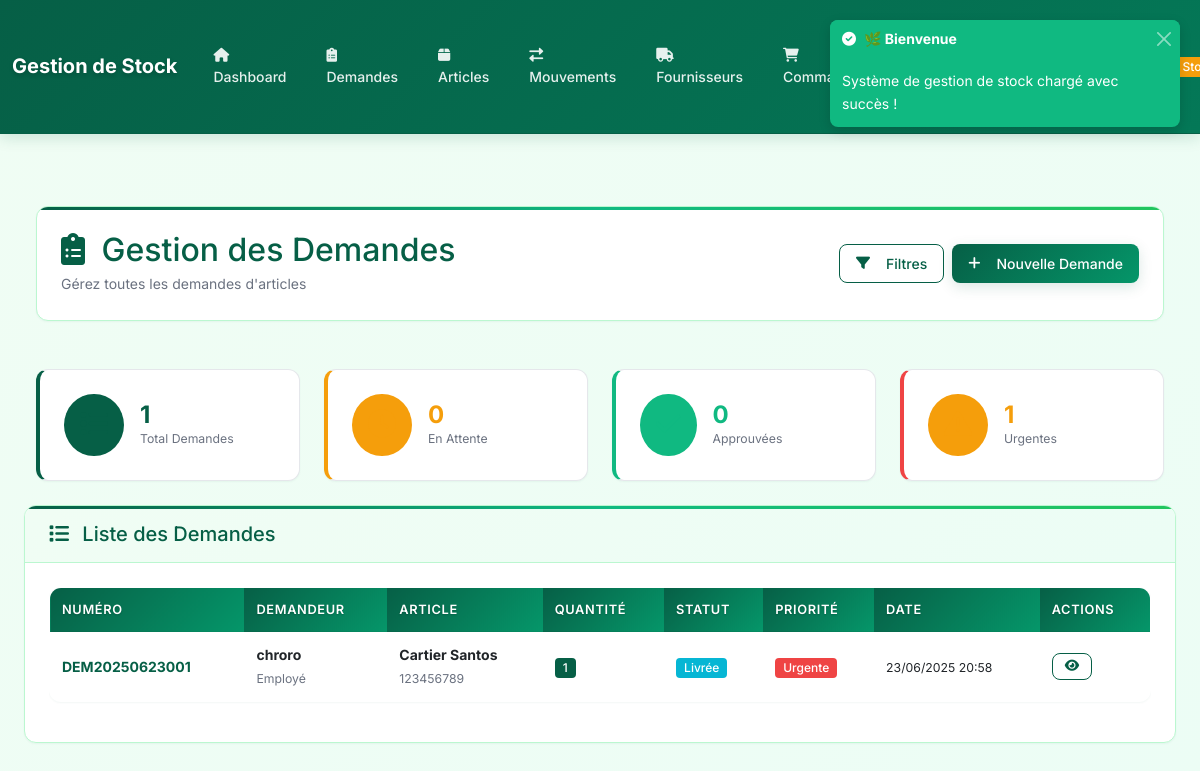
Page /demandes/ (signed in) on the committed database.
### demandes/models.py (models this page shows, shortened)
class Demande(models.Model):
    STATUT_CHOICES = [
        ('EN_ATTENTE', 'En attente'),
        ('APPROUVEE', 'Approuvée'),
        ('REJETEE', 'Rejetée'),
        ('TRAITEE', 'Traitée'),
    ]
    PRIORITE_CHOICES = [
        ('BASSE', 'Basse'),
        ('NORMALE', 'Normale'),
        ('HAUTE', 'Haute'),
        ('URGENTE', 'Urgente'),
    ]
    numero_demande = models.CharField(max_length=20, unique=True, editable=False)
    demandeur = models.ForeignKey(User, on_delete=models.CASCADE, related_name='demandes')
    article = models.ForeignKey(Article, on_delete=models.CASCADE, related_name='demandes')
    quantite_demandee = models.PositiveIntegerField()
    statut = models.CharField(max_length=20, choices=STATUT_CHOICES, default='EN_ATTENTE')
    priorite = models.CharField(max_length=20, choices=PRIORITE_CHOICES, default='NORMALE')
    date_demande = models.DateTimeField(auto_now_add=True)
    date_traitement = models.DateTimeField(null=True, blank=True)
    date_livraison_souhaitee = models.DateField(null=True, blank=True)
    motif = models.TextField(help_text="Motif de la demande")
    remarques = models.TextField(blank=True, null=True)
    traite_par = models.ForeignKey(
        User,
        on_delete=models.SET_NULL,
        null=True,
        blank=True,
        related_name='demandes_traitees'
    )
    commentaire_traitement = models.TextField(blank=True, null=True)
    quantite_accordee = models.PositiveIntegerField(null=True, blank=True)
    class Meta:
        ordering = ['-date_demande']
        verbose_name = 'Demande'
        verbose_name_plural = 'Demandes'

### users/models.py (models this page shows, shortened)
class User(AbstractUser):
    ROLES = [
        ('ADMIN', 'Administrateur'),
        ('STOCK_MANAGER', 'Gestionnaire de Stock'),
        ('EMPLOYEE', 'Employé')
    ]
    role = models.CharField(
        max_length=15,
        choices=ROLES,
        default='EMPLOYEE',
        verbose_name='Rôle'
    )
    def is_admin(self):
        return self.role == 'ADMIN'
    @property
    def can_manage_stock(self):
        return self.role in ['ADMIN', 'STOCK_MANAGER']
    def can_view_stock(self):
        return self.role in ['ADMIN', 'STOCK_MANAGER', 'EMPLOYEE']

### articles/models.py (models this page shows, shortened)
class Article(models.Model):
    CATEGORIES = [
        ('ELECTRONIQUE', 'Électronique'),
        ('VETEMENT', 'Vêtement'),
        ('ALIMENTAIRE', 'Alimentaire'),
        ('AUTRE', 'Autre'),
    ]
    nom = models.CharField(max_length=100, verbose_name="Nom")
    reference = models.CharField(max_length=100, unique=True, verbose_name="Référence")
    categorie = models.CharField(max_length=50, choices=CATEGORIES, default='AUTRE', verbose_name="Catégorie")
    prix = models.DecimalField(max_digits=10, decimal_places=2, verbose_name="Prix unitaire")
    quantite_initiale = models.PositiveIntegerField(default=0, verbose_name="Quantité initiale")
    description = models.TextField(blank=True, null=True, verbose_name="Description")
    date_ajout = models.DateTimeField(auto_now_add=True, verbose_name="Date d'ajout")
    seuil_alerte = models.PositiveIntegerField(default=10, verbose_name="Seuil d'alerte")
    class Meta:
        verbose_name = "Article"
        verbose_name_plural = "Articles"
        ordering = ['nom']

### demandes/views.py (the view)
# urls.py: path('', views.demande_list, name='demande_list'),
@login_required
def demande_list(request):
    demandes = Demande.objects.all().order_by('-date_demande')
    paginator = Paginator(demandes, 10)
    page_number = request.GET.get('page')
    demandes_page = paginator.get_page(page_number)
    stats = {
        'total': demandes.count(),
        'en_attente': demandes.filter(statut='EN_ATTENTE').count(),
        'approuvees': demandes.filter(statut='APPROUVEE').count(),
        'urgentes': demandes.filter(priorite='URGENTE').count(),
    }
    context = {
        'demandes': demandes_page,
        'stats': stats,
    }
    return render(request, 'demandes/demande_list.html', context)

### demandes/templates/demandes/demande_list.html (shortened to what this page needs)
{% extends 'base.html' %}
{% load static %}
{% block content %}
<div class="container-fluid">
    <div class="row mb-4">
        <div class="col-12">
            <div class="card">
                <div class="card-body d-flex justify-content-between align-items-center">
                    <div>
                        <h2 class="text-primary mb-1">
                            <i class="fas fa-clipboard-list me-2"></i>
                            Gestion des Demandes
                        </h2>
                        <p class="text-muted mb-0">Gérez toutes les demandes d'articles</p>
                    </div>
                    {% if user.can_manage_stock %}
                    <div class="d-flex gap-2">
                        <button class="btn btn-outline-primary" data-bs-toggle="modal" data-bs-target="#filterModal">
                            <i class="fas fa-filter me-2"></i>Filtres
                        </button>
                        <a href="{% url 'demandes:demande_create' %}" class="btn btn-primary">
                            <i class="fas fa-plus me-2"></i>Nouvelle Demande
                        </a>
                    </div>
                    {% endif %}
                </div>
            </div>
        </div>
    </div>
    {% if stats %}
    <div class="row g-4 mb-4">
        <div class="col-md-3">
            <div class="stat-card fade-in">
                <div class="d-flex align-items-center">
                    <div class="me-3">
                        <div class="p-3 rounded-circle bg-primary bg-opacity-10">
                            <i class="fas fa-list fa-2x text-primary"></i>
                        </div>
                    </div>
                    <div>
                        <h4 class="fw-bold text-primary mb-0">{{ stats.total }}</h4>
                        <p class="text-muted mb-0 small">Total Demandes</p>
                    </div>
                </div>
            </div>
        </div>
        <div class="col-md-3">
            <div class="stat-card warning slide-in-left" style="animation-delay: 0.1s;">
                <div class="d-flex align-items-center">
                    <div class="me-3">
                        <div class="p-3 rounded-circle bg-warning bg-opacity-10">
                            <i class="fas fa-clock fa-2x text-warning"></i>
                        </div>
                    </div>
                    <div>
                        <h4 class="fw-bold text-warning mb-0">{{ stats.en_attente }}</h4>
                        <p class="text-muted mb-0 small">En Attente</p>
                    </div>
                </div>
            </div>
        </div>
        <div class="col-md-3">
            <div class="stat-card success slide-in-left" style="animation-delay: 0.2s;">
                <div class="d-flex align-items-center">
                    <div class="me-3">
                        <div class="p-3 rounded-circle bg-success bg-opacity-10">
                            <i class="fas fa-check fa-2x text-success"></i>
                        </div>
                    </div>
                    <div>
                        <h4 class="fw-bold text-success mb-0">{{ stats.approuvees }}</h4>
                        <p class="text-muted mb-0 small">Approuvées</p>
                    </div>
                </div>
            </div>
        </div>
        <div class="col-md-3">
            <div class="stat-card danger slide-in-left" style="animation-delay: 0.3s;">
                <div class="d-flex align-items-center">
                    <div class="me-3">
                        <div class="p-3 rounded-circle bg-warning bg-opacity-10">
                            <i class="fas fa-exclamation-triangle fa-2x text-warning"></i>
                        </div>
                    </div>
                    <div>
                        <h4 class="fw-bold text-warning mb-0">{{ stats.urgentes }}</h4>
                        <p class="text-muted mb-0 small">Urgentes</p>
                    </div>
                </div>
            </div>
        </div>
    </div>
    {% endif %}
    <div class="card fade-in">
        <div class="card-header">
            <h5 class="mb-0">
                <i class="fas fa-list me-2"></i>
                Liste des Demandes
            </h5>
        </div>
        <div class="card-body">
            {% if demandes %}
            <div class="table-responsive">
                <table class="table">
                    <thead>
                        <tr>
                            <th>Numéro</th>
                            <th>Demandeur</th>
                            <th>Article</th>
                            <th>Quantité</th>
                            <th>Statut</th>
                            <th>Priorité</th>
                            <th>Date</th>
                            <th>Actions</th>
                        </tr>
                    </thead>
                    <tbody>
                        {% for demande in demandes %}
                        <tr class="scale-in" style="animation-delay: {{ forloop.counter0|add:100 }}ms;">
                            <td>
                                <span class="fw-bold text-primary">{{ demande.numero_demande }}</span>
                            </td>
                            <td>
                                <div>
                                    <strong>{{ demande.demandeur.get_full_name|default:demande.demandeur.username }}</strong><br>
                                    <small class="text-muted">{{ demande.demandeur.get_role_display }}</small>
                                </div>
                            </td>
                            <td>
                                <div>
                                    <strong>{{ demande.article.nom }}</strong><br>
                                    <small class="text-muted">{{ demande.article.reference }}</small>
                                </div>
                            </td>
                            <td>
                                <span class="badge bg-primary">{{ demande.quantite_demandee }}</span>
                            </td>
                            <td>
                                {% if demande.statut == 'EN_ATTENTE' %}
                                    <span class="badge bg-warning">En Attente</span>
                                {% elif demande.statut == 'APPROUVEE' %}
                                    <span class="badge bg-success">Approuvée</span>
                                {% elif demande.statut == 'REJETEE' %}
                                    <span class="badge bg-danger">Rejetée</span>
                                {% elif demande.statut == 'TRAITEE' %}
                                    <span class="badge bg-info">Livrée</span>
                                {% endif %}
                            </td>
                            <td>
                                {% if demande.priorite == 'URGENTE' %}
                                    <span class="badge bg-danger">Urgente</span>
                                {% elif demande.priorite == 'HAUTE' %}
                                    <span class="badge bg-warning">Haute</span>
                                {% elif demande.priorite == 'NORMALE' %}
                                    <span class="badge bg-primary">Normale</span>
                                {% else %}
                                    <span class="badge bg-secondary">Basse</span>
                                {% endif %}
                            </td>
                            <td>
                                <small>{{ demande.date_demande|date:"d/m/Y H:i" }}</small>
                            </td>
                            <td>
                                <div class="btn-group" role="group">
                                    <a href="{% url 'demandes:demande_detail' demande.pk %}"
                                       class="btn btn-outline-primary btn-sm">
                                        <i class="fas fa-eye"></i>
                                    </a>
                                </div>
                            </td>
                        </tr>
                        {% endfor %}
                    </tbody>
                </table>
            </div>
            {% endif %}
        </div>
    </div>
</div>
{% endblock %}

### rows in the picture
Demande: numero_demande "DEM20250623001", demandeur.get_full_name "chroro", demandeur.role "Employé", article.nom "Cartier Santos", article.reference "123456789", quantite_demandee "1", statut "Livrée", priorite "Urgente", date_demande "23/06/2025 20:58"

### other values in the picture
{{ stats.total }} "1"
{{ stats.en_attente }} "0"
{{ stats.approuvees }} "0"
{{ stats.urgentes }} "1"
